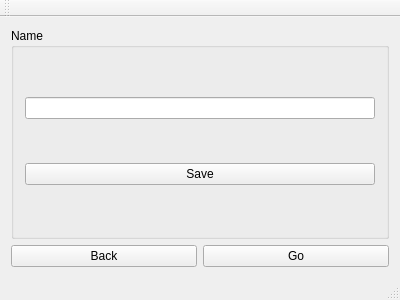
<?xml version="1.0" encoding="UTF-8"?>
<ui version="4.0">
 <class>MainWindow</class>
 <widget class="QMainWindow" name="MainWindow">
  <property name="geometry">
   <rect>
    <x>0</x>
    <y>0</y>
    <width>400</width>
    <height>300</height>
   </rect>
  </property>
  <property name="windowTitle">
   <string>MainWindow</string>
  </property>
  <widget class="QWidget" name="centralWidget">
   <layout class="QVBoxLayout" name="verticalLayout_2">
    <item>
     <widget class="QGroupBox" name="groupBox">
      <property name="title">
       <string>Name</string>
      </property>
      <layout class="QVBoxLayout" name="verticalLayout">
       <item>
        <widget class="QLineEdit" name="lineEdit"/>
       </item>
       <item>
        <widget class="QPushButton" name="pushButton">
         <property name="text">
          <string>Save</string>
         </property>
        </widget>
       </item>
      </layout>
     </widget>
    </item>
    <item>
     <layout class="QHBoxLayout" name="horizontalLayout">
      <item>
       <widget class="QPushButton" name="pushButton_3">
        <property name="text">
         <string>Back</string>
        </property>
       </widget>
      </item>
      <item>
       <widget class="QPushButton" name="pushButton_2">
        <property name="text">
         <string>Go</string>
        </property>
       </widget>
      </item>
     </layout>
    </item>
   </layout>
  </widget>
  <widget class="QMenuBar" name="menuBar">
   <property name="geometry">
    <rect>
     <x>0</x>
     <y>0</y>
     <width>400</width>
     <height>22</height>
    </rect>
   </property>
  </widget>
  <widget class="QToolBar" name="mainToolBar">
   <attribute name="toolBarArea">
    <enum>TopToolBarArea</enum>
   </attribute>
   <attribute name="toolBarBreak">
    <bool>false</bool>
   </attribute>
  </widget>
  <widget class="QStatusBar" name="statusBar"/>
 </widget>
 <layoutdefault spacing="6" margin="11"/>
 <resources/>
 <connections/>
</ui>
